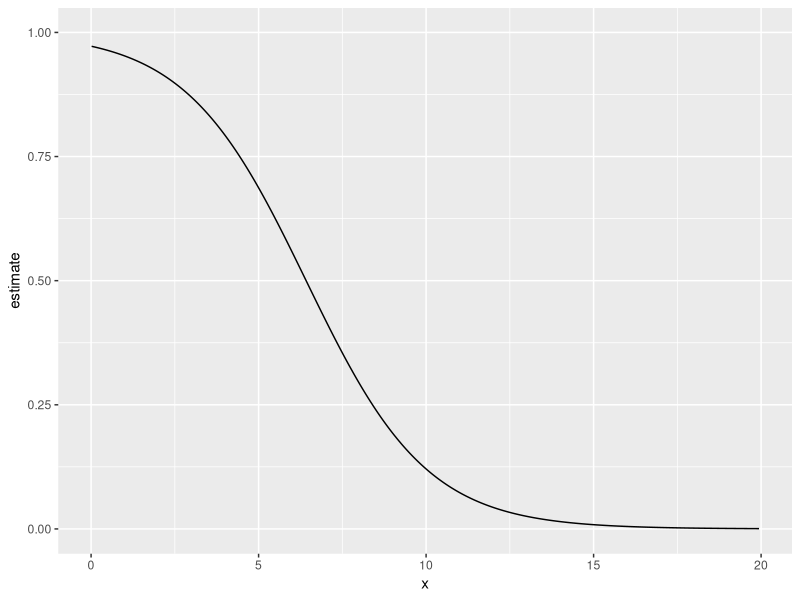

The R script that drew this image:
## ---- chunk 1
#| label: setup
#| message: false
library(tidyverse)
library(marginaleffects)

set.seed(666)

baseline_prob <- 0.95
baseline_logit <- qlogis(baseline_prob)

x <- runif(1000, min = 0, max = 20)
z <- baseline_logit + -0.5 * x
pr <- plogis(z)
y <- rbinom(1000, 1, pr)

df <- data.frame(y = y, x = x)
model <- glm(y ~ 1 + x, data = df, family = "binomial")
summary(model)
exp(coef(model))

predictions <- predictions(model, newdata = datagrid(x = unique))

predictions |>
  as_tibble() |>
  mutate(temp = x * estimate) |>
  pull(temp) |>
  sum()

ggplot(predictions, aes(x = x, y = estimate)) +
  geom_line() +
  scale_y_continuous(limits = c(0, 1))
